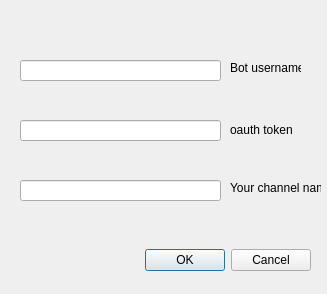
<?xml version="1.0" encoding="UTF-8"?>
<ui version="4.0">
 <class>UserData</class>
 <widget class="QDialog" name="UserData">
  <property name="geometry">
   <rect>
    <x>0</x>
    <y>0</y>
    <width>327</width>
    <height>294</height>
   </rect>
  </property>
  <property name="windowTitle">
   <string>Dialog</string>
  </property>
  <widget class="QDialogButtonBox" name="buttonBox">
   <property name="geometry">
    <rect>
     <x>90</x>
     <y>240</y>
     <width>221</width>
     <height>41</height>
    </rect>
   </property>
   <property name="orientation">
    <enum>Qt::Horizontal</enum>
   </property>
   <property name="standardButtons">
    <set>QDialogButtonBox::Cancel|QDialogButtonBox::Ok</set>
   </property>
  </widget>
  <widget class="QLineEdit" name="lineEdit">
   <property name="geometry">
    <rect>
     <x>20</x>
     <y>60</y>
     <width>201</width>
     <height>21</height>
    </rect>
   </property>
  </widget>
  <widget class="QLineEdit" name="lineEdit_2">
   <property name="geometry">
    <rect>
     <x>20</x>
     <y>120</y>
     <width>201</width>
     <height>21</height>
    </rect>
   </property>
  </widget>
  <widget class="QLineEdit" name="lineEdit_3">
   <property name="geometry">
    <rect>
     <x>20</x>
     <y>180</y>
     <width>201</width>
     <height>21</height>
    </rect>
   </property>
  </widget>
  <widget class="QLabel" name="label">
   <property name="geometry">
    <rect>
     <x>230</x>
     <y>60</y>
     <width>71</width>
     <height>16</height>
    </rect>
   </property>
   <property name="text">
    <string>Bot username</string>
   </property>
  </widget>
  <widget class="QLabel" name="label_2">
   <property name="geometry">
    <rect>
     <x>230</x>
     <y>120</y>
     <width>71</width>
     <height>20</height>
    </rect>
   </property>
   <property name="text">
    <string>oauth token</string>
   </property>
  </widget>
  <widget class="QLabel" name="label_3">
   <property name="geometry">
    <rect>
     <x>230</x>
     <y>180</y>
     <width>91</width>
     <height>16</height>
    </rect>
   </property>
   <property name="text">
    <string>Your channel name</string>
   </property>
  </widget>
  <widget class="QLabel" name="instructionLabel">
   <property name="geometry">
    <rect>
     <x>20</x>
     <y>20</y>
     <width>291</width>
     <height>16</height>
    </rect>
   </property>
   <property name="text">
    <string/>
   </property>
  </widget>
 </widget>
 <resources/>
 <connections>
  <connection>
   <sender>buttonBox</sender>
   <signal>accepted()</signal>
   <receiver>UserData</receiver>
   <slot>accept()</slot>
   <hints>
    <hint type="sourcelabel">
     <x>248</x>
     <y>254</y>
    </hint>
    <hint type="destinationlabel">
     <x>157</x>
     <y>274</y>
    </hint>
   </hints>
  </connection>
  <connection>
   <sender>buttonBox</sender>
   <signal>rejected()</signal>
   <receiver>UserData</receiver>
   <slot>reject()</slot>
   <hints>
    <hint type="sourcelabel">
     <x>316</x>
     <y>260</y>
    </hint>
    <hint type="destinationlabel">
     <x>286</x>
     <y>274</y>
    </hint>
   </hints>
  </connection>
 </connections>
</ui>
